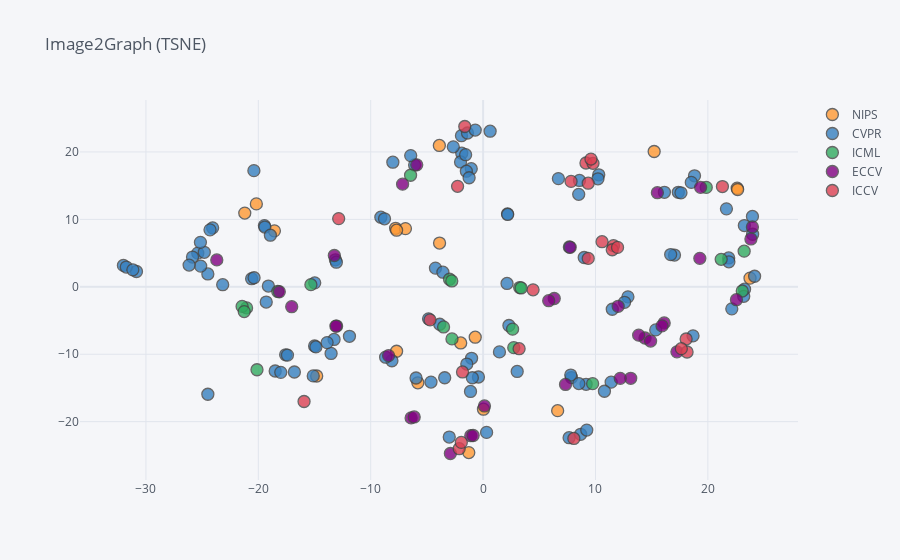

Notebook source saved alongside this figure:
### Code cell
### Image2Graph
emb,meta=load_emb_data('i2g')
visualize(emb,meta,method='TSNE',dim=2, title='Image2Graph (TSNE)')

### Figure 1 — Plotly figure (JSON) as saved in the notebook; plotly's stock layout.template omitted (floating-point values rounded to 4 significant figures)
{"data": [{"marker": {"color": "rgba(255, 153, 51, 1.0)", "line": {"width": 1.3}, "opacity": 0.8, "size": 12, "symbol": "circle"}, "mode": "markers", "name": "NIPS", "text": ["Neural Voice Cloning with a Few Samples", "Neural Voice Cloning with a Few Samples", "Neural Voice Cloning with a Few Samples", "Neural Architecture Search with Bayesian Optimisation and Optimal Transport", "Neural Architecture Search with Bayesian Optimisation and Optimal Transport", "Neural Architecture Search with Bayesian Optimisation and Optimal Transport", "Glow: Generative Flow with Invertible 1x1 Convolutions", "Universal Style Transfer via Feature Transforms", "Toward Multimodal Image-to-Image Translation", "Dual Discriminator Generative Adversarial Nets", "Hierarchical Attentive Recurrent Tracking", "On-the-fly Operation Batching in Dynamic Computation Graphs", "Dual Path Networks", "DropoutNet: Addressing Cold Start in Recommender Systems", "Attention is All you Need", "Attention is All you Need", "Value Prediction Network", "Modulating early visual processing by language", "Modulating early visual processing by language", "Real Time Image Saliency for Black Box Classifiers"], "textfont": {"color": "#4D5663"}, "type": "scatter", "x": [-20.18, -18.57, -21.21, -7.784, -6.909, -7.696, -7.695, -3.891, 0.03346, -5.805, -1.991, 23.75, -1.272, -0.7001, 6.635, 15.22, -3.873, 22.61, 22.65, -14.81], "y": [12.3, 8.3, 10.94, 8.68, 8.634, 8.397, -9.561, 20.97, -18.15, -14.24, -8.328, 1.285, -24.59, -7.477, -18.37, 20.07, 6.493, 14.63, 14.43, -13.23]}, {"marker": {"color": "rgba(55, 128, 191, 1.0)", "line": {"width": 1.3}, "opacity": 0.8, "size": 12, "symbol": "circle"}, "mode": "markers", "name": "CVPR", "text": ["Light Field Intrinsics With a Deep Encoder-Decoder Network", "Neural Module Networks", "Hierarchical Boundary-Aware Neural Encoder for Video Captioning", "In-Place Activated BatchNorm for Memory-Optimized Training of DNNs", "AON: Towards Arbitrarily-Oriented Text Recognition", "AON: Towards Arbitrarily-Oriented Text Recognition", "CartoonGAN: Generative Adversarial Networks for Photo Cartoonization", "Deep Photo Enhancer: Unpaired Learning for Image Enhancement From Photographs With GANs", "LiDAR-Video Driving Dataset: Learning Driving Policies Effectively", "Multi-View 3D Object Detection Network for Autonomous Driving", "Zero-Shot Visual Recognition Using Semantics-Preserving Adversarial Embedding Networks", "Xception: Deep Learning With Depthwise Separable Convolutions", "Xception: Deep Learning With Depthwise Separable Convolutions", "Xception: Deep Learning With Depthwise Separable Convolutions", "Xception: Deep Learning With Depthwise Separable Convolutions", "Xception: Deep Learning With Depthwise Separable Convolutions", "Lip Reading Sentences in the Wild", "Lip Reading Sentences in the Wild", "Style Aggregated Network for Facial Landmark Detection", "Style Aggregated Network for Facial Landmark Detection", "Supervision-by-Registration: An Unsupervised Approach to Improve the Precision of Facial Landmark Detectors", "Who Let the Dogs Out? Modeling Dog Behavior From Visual Data", "Who Let the Dogs Out? Modeling Dog Behavior From Visual Data", "Who Let the Dogs Out? Modeling Dog Behavior From Visual Data", "AMNet: Memorability Estimation With Attention", "A Point Set Generation Network for 3D Object Reconstruction From a Single Image", "StyleNet: Generating Attractive Visual Captions With Styles", "Dynamic Few-Shot Visual Learning Without Forgetting", "Social GAN: Socially Acceptable Trajectories With Generative Adversarial Networks", "DeLiGAN : Generative Adversarial Networks for Diverse and Limited Data", "Deep Pyramidal Residual Networks", "Deep Pyramidal Residual Networks", "Deep Pyramidal Residual Networks", "Can Spatiotemporal 3D CNNs Retrace the History of 2D CNNs and ImageNet?", "Deep Back-Projection Networks for Super-Resolution", "Deep Back-Projection Networks for Super-Resolution", "Deep Back-Projection Networks for Super-Resolution", "Deep Residual Learning for Image Recognition", "Deep Residual Learning for Image Recognition", "Deep Residual Learning for Image Recognition", "CondenseNet: An Efficient DenseNet Using Learned Group Convolutions", "Densely Connected Convolutional Networks", "Real-Time Neural Style Transfer for Videos", "Fast and Accurate Single Image Super-Resolution via Information Distillation Network", "Squeeze-and-Excitation Networks", "Squeeze-and-Excitation Networks", "Perturbative Neural Networks", "RON: Reverse Connection With Objectness Prior Networks for Object Detection", "Surface Networks", "Photo-Realistic Single Image Super-Resolution Using a Generative Adversarial Network", "A Memory Network Approach for Story-Based Temporal Summarization of 360° Videos", "CleanNet: Transfer Learning for Scalable Image Classifier Training With Label Noise", "Future Frame Prediction for Anomaly Detection  A New Baseline", "SphereFace: Deep Hypersphere Embedding for Face Recognition", "Structure Inference Net: Object Detection Using Scene-Level Context and Instance-Level Relationships", "SO-Net: Self-Organizing Network for Point Cloud Analysis", "Efficient Deep Learning for Stereo Matching", "Neural Baby Talk", "Unsupervised Video Summarization With Adversarial LSTM Networks", "Unsupervised Video Summarization With Adversarial LSTM Networks", "Transparency by Design: Closing the Gap Between Performance and Interpretability in Visual Reasoning", "Conditional Probability Models for Deep Image Compression", "Conditional Probability Models for Deep Image Compression", "3D Bounding Box Estimation Using Deep Learning and Geometry", "Human Pose Estimation With Parsing Induced Learner", "Human Pose Estimation With Parsing Induced Learner", "Fast Video Object Segmentation by Reference-Guided Mask Propagation", "PieAPP: Perceptual Image-Error Assessment Through Pairwise Preference", "PieAPP: Perceptual Image-Error Assessment Through Pairwise Preference", "Attentive Generative Adversarial Network for Raindrop Removal From a Single Image", "Attentive Generative Adversarial Network for Raindrop Removal From a Single Image", "Low-Shot Learning With Imprinted Weights", "PointNet: Deep Learning on Point Sets for 3D Classification and Segmentation", "Avatar-Net: Multi-Scale Zero-Shot Style Transfer by Feature Decoration", "Learning to Compare: Relation Network for Few-Shot Learning", "Rethinking the Inception Architecture for Computer Vision", "Rethinking the Inception Architecture for Computer Vision", "Rethinking the Inception Architecture for Computer Vision", "Rethinking the Inception Architecture for Computer Vision", "Rethinking the Inception Architecture for Computer Vision", "Rethinking the Inception Architecture for Computer Vision", "Rethinking the Inception Architecture for Computer Vision", "Image Super-Resolution via Deep Recursive Residual Network", "Image Super-Resolution via Deep Recursive Residual Network", "Image Super-Resolution via Deep Recursive Residual Network", "Image Super-Resolution via Deep Recursive Residual Network", "Scale-Recurrent Network for Deep Image Deblurring", "Tangent Convolutions for Dense Prediction in 3D", "Two-Stream Convolutional Networks for Dynamic Texture Synthesis", "Full Resolution Image Compression With Recurrent Neural Networks", "Full Resolution Image Compression With Recurrent Neural Networks", "A Closer Look at Spatiotemporal Convolutions for Action Recognition", "Learning Superpixels With Segmentation-Aware Affinity Loss", "Adversarial Discriminative Domain Adaptation", "PointNetVLAD: Deep Point Cloud Based Retrieval for Large-Scale Place Recognition", "Learning a Discriminative Filter Bank Within a CNN for Fine-Grained Recognition", "Learning a Discriminative Filter Bank Within a CNN for Fine-Grained Recognition", "Learning a Discriminative Filter Bank Within a CNN for Fine-Grained Recognition", "Recovering Realistic Texture in Image Super-Resolution by Deep Spatial Feature Transform", "Bidirectional Retrieval Made Simple", "Aggregated Residual Transformations for Deep Neural Networks", "Aggregated Residual Transformations for Deep Neural Networks", "Aggregated Residual Transformations for Deep Neural Networks", "Deep Texture Manifold for Ground Terrain Recognition", "Deep Texture Manifold for Ground Terrain Recognition", "Scene Graph Generation by Iterative Message Passing", "DenseASPP for Semantic Segmentation in Street Scenes", "Dilated Residual Networks", "MAttNet: Modular Attention Network for Referring Expression Comprehension", "Deep Mutual Learning", "Density-Aware Single Image De-Raining Using a Multi-Stream Dense Network", "Density-Aware Single Image De-Raining Using a Multi-Stream Dense Network", "EAST: An Efficient and Accurate Scene Text Detector", "EAST: An Efficient and Accurate Scene Text Detector"], "textfont": {"color": "#4D5663"}, "type": "scatter", "x": [22.13, 24.16, 23.99, 23.25, 2.175, 2.189, 10.29, -4.238, -4.852, 2.3, 15.36, -30.84, -32.01, -31.75, -31.17, -24.49, -1.897, -9.096, -2.005, -8.029, 18.81, 8.681, 9.224, -3.01, 11.5, -3.576, 10.22, 2.131, 17.37, -1.055, -6.092, -6.439, -1.925, -1.389, -19.46, -19.42, -18.93, 17.03, 0.6255, 16.69, -13.14, 12.89, -8.112, 1.456, 7.865, 7.802, 6.701, -24.06, 8.999, -20.39, -18.5, -16.79, -3.857, -18.0, 18.68, -11.89, 11.4, 9.167, 21.86, 23.27, -8.772, 21.65, 23.97, -13.52, 3.035, -5.965, -1.488, -0.4132, -0.9548, -8.673, -13.26, -24.49, 7.679, -0.6986, 21.87, -25.13, -25.39, -25.85, -24.81, -26.16, -24.3, -25.15, -13.88, -15.11, -14.99, -14.88, -1.244, 0.3118, -17.57, -19.3, -17.41, -2.651, 16.13, 8.52, 8.509, -3.415, -1.119, -4.636, -14.98, -13.06, -20.59, -20.38, -23.17, -1.023, -1.449, 7.654, 18.53, -1.554, 23.19, -19.1, 12.59, 10.8, 8.575, 17.61], "y": [-3.272, 1.569, 7.797, 9.086, 10.82, 10.73, 16.61, 2.773, -4.751, -5.74, -6.391, 2.275, 3.175, 2.932, 2.519, -15.94, 19.82, 10.33, 18.52, 18.49, 16.47, -21.88, -21.25, -22.28, -3.328, 2.165, 16.02, 0.4999, 14.02, 17.52, 18.08, 19.46, 22.41, 22.81, 9.078, 8.865, 7.653, 4.71, 23.08, 4.788, 4.007, -1.49, -10.97, -9.655, -13.46, -13.09, 16.05, 8.744, 4.345, 17.23, -12.49, -12.64, -5.551, -12.69, -7.271, -7.34, -14.14, -14.46, 4.281, -0.3496, 10.08, 11.56, 10.44, -9.883, -12.55, -13.52, 17.15, -13.38, -13.49, -10.44, -7.807, 1.907, 5.904, 23.25, 3.709, 3.071, 4.997, 4.416, 5.119, 3.222, 8.449, 6.593, -8.276, -13.21, -8.781, -8.915, 16.18, -21.59, -10.09, -2.257, -10.13, 20.76, 14.02, -14.35, 13.72, -13.49, -15.52, -14.13, 0.5868, 3.651, 1.206, 1.341, 0.3148, -10.6, -11.45, -22.38, 15.49, 19.59, -1.411, 0.1106, -2.297, -15.49, 15.78, 13.95]}, {"marker": {"color": "rgba(50, 171, 96, 1.0)", "line": {"width": 1.3}, "opacity": 0.8, "size": 12, "symbol": "circle"}, "mode": "markers", "name": "ICML", "text": ["Input Convex Neural Networks", "Input Convex Neural Networks", "Predict and Constrain: Modeling Cardinality in Deep Structured Prediction", "Path-Level Network Transformation for Efficient Architecture Search", "Path-Level Network Transformation for Efficient Architecture Search", "Dance Dance Convolution", "Dance Dance Convolution", "Video Pixel Networks", "Device Placement Optimization with Reinforcement Learning", "Device Placement Optimization with Reinforcement Learning", "Efficient Neural Architecture Search via Parameters Sharing", "Efficient Neural Architecture Search via Parameters Sharing", "Efficient Neural Architecture Search via Parameters Sharing", "Efficient Neural Architecture Search via Parameters Sharing", "Efficient Neural Architecture Search via Parameters Sharing", "Efficient Neural Architecture Search via Parameters Sharing", "Attentive Recurrent Comparators", "Exploiting the Potential of Standard Convolutional Autoencoders for Image Restoration by Evolutionary Search", "Exploiting the Potential of Standard Convolutional Autoencoders for Image Restoration by Evolutionary Search", "Style Tokens: Unsupervised Style Modeling, Control and Transfer in End-to-End Speech Synthesis"], "textfont": {"color": "#4D5663"}, "type": "scatter", "x": [21.19, 23.06, 23.23, 2.73, 2.627, -2.986, -2.785, 9.747, 3.26, 3.387, -18.27, -21.04, -15.32, -20.12, -21.44, -21.25, 19.86, -3.517, -2.767, -6.452], "y": [4.075, -0.6198, 5.289, -9.023, -6.28, 1.122, 0.8729, -14.36, -0.107, -0.1706, -0.6864, -3.127, 0.3193, -12.3, -2.903, -3.674, 14.75, -5.956, -7.724, 16.55]}, {"marker": {"color": "rgba(128, 0, 128, 1.0)", "line": {"width": 1.3}, "opacity": 0.8, "size": 12, "symbol": "circle"}, "mode": "markers", "name": "ECCV", "text": ["Disentangling Factors of Variation with Cycle-Consistent Variational Auto-Encoders", "Disentangling Factors of Variation with Cycle-Consistent Variational Auto-Encoders", "Conditional Image-Text Embedding Networks", "Progressive Neural Architecture Search", "Geolocation Estimation of Photos using a Hierarchical Model and Scene Classification", "Dynamic Conditional Networks for Few-Shot Learning", "Dynamic Conditional Networks for Few-Shot Learning", "Dynamic Conditional Networks for Few-Shot Learning", "Dynamic Conditional Networks for Few-Shot Learning", "Recovering 3D Planes from a Single Image via Convolutional Neural Networks", "Learning Single-View 3D Reconstruction with Limited Pose Supervision", "PSANet: Point-wise Spatial Attention Network for Scene Parsing", "Multi-scale Residual Network for Image Super-Resolution", "Multi-scale Residual Network for Image Super-Resolution", "Bidirectional Feature Pyramid Network with Recurrent Attention Residual Modules for Shadow Detection", "EC-Net: an Edge-aware Point set Consolidation Network", "Learning Visual Question Answering by Bootstrapping Hard Attention", "ECO: Efficient Convolutional Network for Online Video Understanding", "Diverse and Coherent Paragraph Generation from Images", "Diverse and Coherent Paragraph Generation from Images", "Diverse and Coherent Paragraph Generation from Images", "Diverse and Coherent Paragraph Generation from Images", "Pixel2Mesh: Generating 3D Mesh Models from Single RGB Images", "Towards Realistic Predictors", "License Plate Detection and Recognition in Unconstrained Scenarios", "A Modulation Module for Multi-task Learning with Applications in Image Retrieval", "Mutual Learning to Adapt for Joint Human Parsing and Pose Estimation", "Mutual Learning to Adapt for Joint Human Parsing and Pose Estimation", "Multimodal Unsupervised Image-to-image Translation", "Audio-Visual Event Localization in Unconstrained Videos", "Audio-Visual Event Localization in Unconstrained Videos", "DF-Net: Unsupervised Joint Learning of Depth and Flow using Cross-Task Consistency", "Learning Rigidity in Dynamic Scenes with a Moving Camera for 3D Motion Field Estimation", "Generalizing A Person Retrieval Model Hetero- and Homogeneously"], "textfont": {"color": "#4D5663"}, "type": "scatter", "x": [-6.405, -6.129, 0.1226, 19.29, 15.51, -1.096, -0.8869, -17.03, -2.911, -5.903, -7.163, -8.41, 23.83, 23.96, 19.35, 7.751, 13.14, 22.54, 14.41, 13.84, 6.331, 5.841, 12.2, 7.336, -13.03, 12.02, 17.25, 16.12, 15.92, -18.13, -23.7, 14.91, -13.1, -13.24], "y": [-19.44, -19.3, -17.67, 4.221, 13.96, -22.09, -22.05, -2.953, -24.72, 18.09, 15.23, -10.21, 7.096, 8.873, 14.75, 5.859, -13.57, -1.912, -7.59, -7.169, -1.736, -2.059, -13.58, -14.48, -5.821, -2.891, -9.648, -5.35, -5.795, -0.7357, 3.99, -8.049, -5.829, 4.643]}, {"marker": {"color": "rgba(219, 64, 82, 1.0)", "line": {"width": 1.3}, "opacity": 0.8, "size": 12, "symbol": "circle"}, "mode": "markers", "name": "ICCV", "text": ["Deep TextSpotter: An End-To-End Trainable Scene Text Localization and Recognition Framework", "SubUNets: End-To-End Hand Shape and Continuous Sign Language Recognition", "SubUNets: End-To-End Hand Shape and Continuous Sign Language Recognition", "SubUNets: End-To-End Hand Shape and Continuous Sign Language Recognition", "SubUNets: End-To-End Hand Shape and Continuous Sign Language Recognition", "SubUNets: End-To-End Hand Shape and Continuous Sign Language Recognition", "Query-Guided Regression Network With Context Policy for Phrase Grounding", "Show, Adapt and Tell: Adversarial Training of Cross-Domain Image Captioner", "Long Short-Term Memory Kalman Filters: Recurrent Neural Estimators for Pose Regularization", "Arbitrary Style Transfer in Real-Time With Adaptive Instance Normalization", "Wavelet-SRNet: A Wavelet-Based CNN for Multi-Scale Face Super Resolution", "Learning to Reason: End-To-End Module Networks for Visual Question Answering", "DSLR-Quality Photos on Mobile Devices With Deep Convolutional Networks", "Learning Efficient Convolutional Networks Through Network Slimming", "Attentive Semantic Video Generation Using Captions", "GANs for Biological Image Synthesis", "MemNet: A Persistent Memory Network for Image Restoration", "MemNet: A Persistent Memory Network for Image Restoration", "Simultaneous Deep Transfer Across Domains and Tasks", "Sequence to Sequence - Video to Text", "Revisiting IM2GPS in the Deep Learning Era", "Genetic CNN", "Genetic CNN", "Curriculum Domain Adaptation for Semantic Segmentation of Urban Scenes", "Unlabeled Samples Generated by GAN Improve the Person Re-Identification Baseline in Vitro"], "textfont": {"color": "#4D5663"}, "type": "scatter", "x": [8.076, 10.58, 11.6, 11.49, 11.96, 7.829, 9.155, 3.205, -4.721, 18.07, 18.15, 21.3, -1.628, 17.64, 9.78, -2.269, -2.127, -1.938, 9.599, 9.354, 4.449, -12.85, -15.93, 9.355, -1.83], "y": [-22.49, 6.688, 6.107, 5.495, 5.849, 15.64, 18.36, -9.18, -4.906, -7.74, -9.671, 14.87, 23.78, -9.176, 18.32, 14.9, -24.01, -23.08, 18.95, 15.37, -0.4474, 10.12, -17.01, 4.212, -12.63]}], "layout": {"legend": {"bgcolor": "#F5F6F9", "font": {"color": "#4D5663"}}, "paper_bgcolor": "#F5F6F9", "plot_bgcolor": "#F5F6F9", "title": {"font": {"color": "#4D5663"}, "text": "Image2Graph (TSNE)"}, "xaxis": {"gridcolor": "#E1E5ED", "showgrid": true, "tickfont": {"color": "#4D5663"}, "title": {"font": {"color": "#4D5663"}, "text": ""}, "zerolinecolor": "#E1E5ED"}, "yaxis": {"gridcolor": "#E1E5ED", "showgrid": true, "tickfont": {"color": "#4D5663"}, "title": {"font": {"color": "#4D5663"}, "text": ""}, "zerolinecolor": "#E1E5ED"}}}
